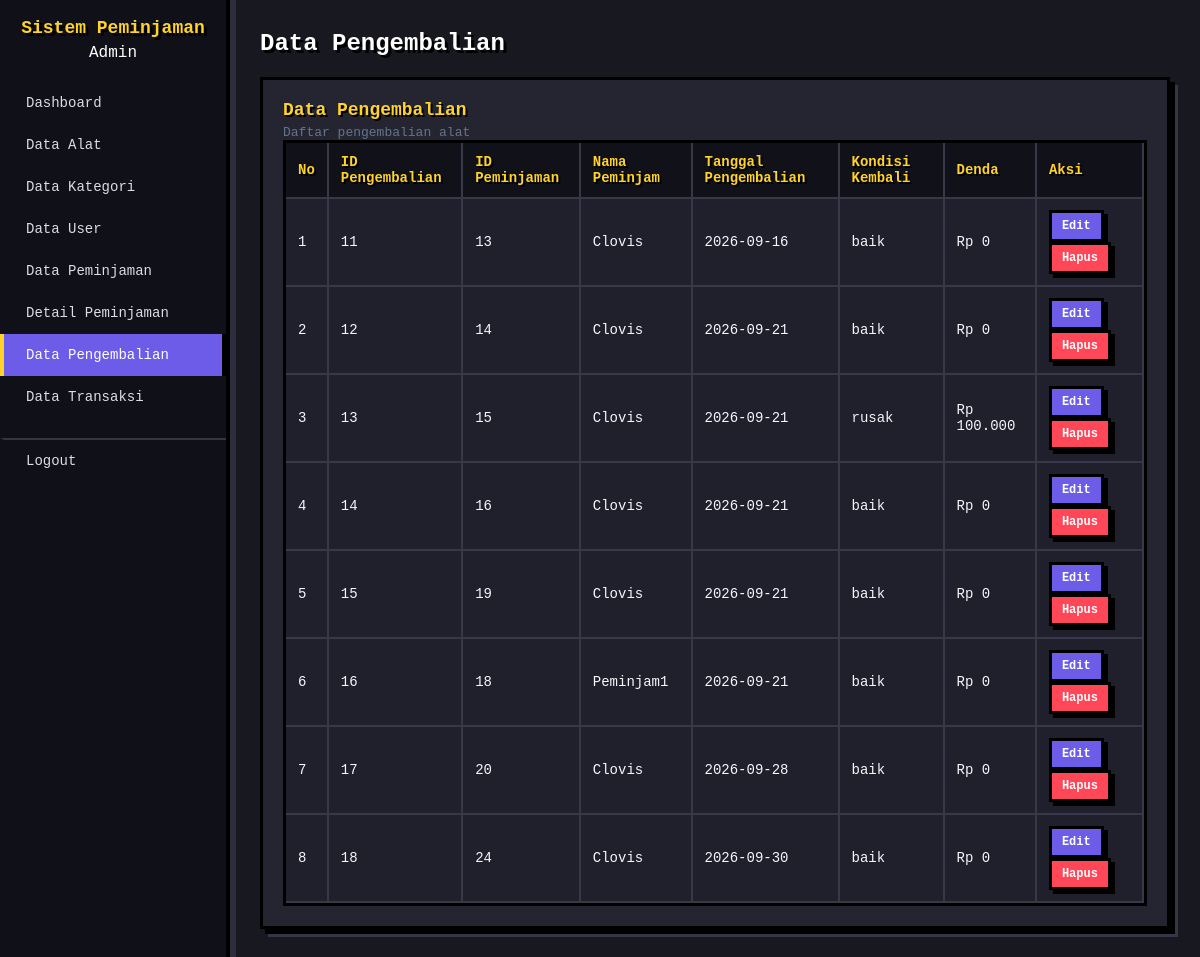
/app/data/pengembalian/pengembalian.php (signed in), run on the app's committed database.
### tables this page shows
CREATE TABLE `pengembalian` (
  `id_pengembalian` int(11) NOT NULL,
  `id_peminjaman` int(11) NOT NULL,
  `tanggal_pengembalian` date NOT NULL,
  `kondisi_kembali` varchar(50) NOT NULL,
  `denda` decimal(10,2) DEFAULT 0.00
);

CREATE TABLE `peminjaman` (
  `id_peminjaman` int(11) NOT NULL,
  `id_user` int(11) NOT NULL,
  `tanggal_peminjaman` date NOT NULL,
  `tanggal_rencana_kembali` date NOT NULL,
  `status` enum('Menunggu','Dipinjam','Selesai','Ditolak') NOT NULL
);

CREATE TABLE `user` (
  `id_user` int(11) NOT NULL,
  `nama_user` varchar(100) NOT NULL,
  `username` varchar(50) NOT NULL,
  `password` varchar(255) NOT NULL,
  `role` enum('Admin','Petugas','Peminjam') NOT NULL
);

### app/data/pengembalian/pengembalian.php (the view, shortened to what this page needs)
<?php
include "../../config/connection.php";
$query = "SELECT pengembalian.*,
                 peminjaman.id_peminjaman,
                 user.nama_user
          FROM pengembalian
          INNER JOIN peminjaman
          ON pengembalian.id_peminjaman = peminjaman.id_peminjaman
          INNER JOIN user
          ON peminjaman.id_user = user.id_user";
$data = $conn->query($query);
?>
<!DOCTYPE html>
<html>
<head>
    <link rel="stylesheet" href="/ProjectUKK/public/css/style.css?v=2">
</head>
<body>
    <div class="layout">
        <aside class="sidebar">
            <div class="sidebar-header">
                <h2>Sistem Peminjaman</h2>
                <div class="role">
                    <?= $_SESSION['role']; ?>
                </div>
            </div>
            <div class="sidebar-menu">
                <?php if ($_SESSION['role'] == 'Admin') { ?>
                    <a href="../../views/admin.php">
                        Dashboard
                    </a>
                    <a href="../alat/alat.php">
                        Data Alat
                    </a>
                    <a href="../kategori/kategori.php">
                        Data Kategori
                    </a>
                    <a href="../user/user.php">
                        Data User
                    </a>
                    <a href="../peminjaman/peminjaman.php">
                        Data Peminjaman
                    </a>
                    <a href="../detail_peminjaman/detail_peminjaman.php">
                        Detail Peminjaman
                    </a>
                    <a href="pengembalian.php" class="active">
                        Data Pengembalian
                    </a>
                    <a href="../transaksi/transaksi.php">
                        Data Transaksi
                    </a>
                <?php } ?>
                <a href="../../../public/logout.php" class="logout-menu">
                    Logout
                </a>
            </div>
        </aside>
        <main class="main">
            <div class="topbar">
                <h1>Data Pengembalian</h1>
            </div>
            <div class="card">
                <div class="toolbar">
                    <div>
                        <h2 style="margin:0;font-size:18px;">
                            Data Pengembalian
                        </h2>
                        <p style="margin:5px 0 0;color:#64748b;font-size:13px;">
                            Daftar pengembalian alat
                        </p>
                    </div>
                </div>
                <div style="overflow-x:auto;">
                    <table>
                        <tr>
                            <th>No</th>
                            <th>ID Pengembalian</th>
                            <th>ID Peminjaman</th>
                            <th>Nama Peminjam</th>
                            <th>Tanggal Pengembalian</th>
                            <th>Kondisi Kembali</th>
                            <th>Denda</th>
                            <th>Aksi</th>
                        </tr>
                        <?php
                        $no = 1;
                        while ($row = $data->fetch_assoc()) {
                            ?>
                            <tr>
                                <td>
                                    <?= $no++; ?>
                                </td>
                                <td>
                                    <?= $row['id_pengembalian']; ?>
                                </td>
                                <td>
                                    <?= $row['id_peminjaman']; ?>
                                </td>
                                <td>
                                    <?= $row['nama_user']; ?>
                                </td>
                                <td>
                                    <?= $row['tanggal_pengembalian']; ?>
                                </td>
                                <td>
                                    <?= $row['kondisi_kembali']; ?>
                                </td>
                                <td>
                                    Rp
                                    <?= number_format($row['denda'], 0, ',', '.'); ?>
                                </td>
                                <td>
                                    <a class="btn btn-primary btn-sm" href="edit.php?id=<?= $row['id_pengembalian']; ?>">
                                        Edit
                                    </a>
                                    <a class="btn btn-danger btn-sm" href="hapus.php?id=<?= $row['id_pengembalian']; ?>"
                                        onclick="return confirm('Yakin ingin menghapus data ini?');">
                                        Hapus
                                    </a>
                                </td>
                            </tr>
                        <?php } ?>
                    </table>
                </div>
            </div>
        </main>
    </div>
</body>
</html>

### public/css/style.css (style rules this page uses)
:root { --primary: #6c5ce7; --primary-dark: #4834d4; --danger: #ff4757; --success: #2ed573; --bg: #181820; --card: #252532; --border: #45455a; --text: #f5f6fa; --muted: #aaaabd; --yellow: #ffd32a; --radius: 0px; }
* { box-sizing: border-box; }
html { scroll-behavior: smooth; }
body { margin: 0; font-family: "Courier New", monospace; background: var(--bg); color: var(--text); image-rendering: pixelated; }
.layout { display: flex; min-height: 100vh; animation: pixelIn 0.35s ease; }
.sidebar { width: 230px; background: #101018; color: white; flex-shrink: 0; padding: 18px 0; border-right: 4px solid #000; box-shadow: 6px 0 0 #2d2d3d; }
.sidebar-header { text-align: center; padding: 0 15px; margin-bottom: 20px; }
.sidebar-header h2 { font-size: 18px; margin: 0 0 6px; color: var(--yellow); text-shadow: 3px 3px 0 #000; }
.sidebar-menu { list-style: none; padding: 0; margin: 0; }
.sidebar-menu a { display: block; padding: 13px 22px; color: #dcdcea; text-decoration: none; font-size: 14px; border-left: 4px solid transparent; transition: transform 0.1s, background 0.1s, color 0.1s; }
.sidebar-menu a.active { background: var(--primary); color: white; border-left: 4px solid var(--yellow); box-shadow: inset -4px 0 0 #000; }
.logout-menu { margin-top: 20px !important; border-top: 2px solid #353545; padding-top: 10px; }
.main { flex: 1; padding: 30px; max-width: 1200px; animation: pixelIn 0.45s ease; }
.topbar { margin-bottom: 20px; }
.topbar h1 { font-size: 24px; margin: 0 0 5px; color: white; text-shadow: 3px 3px 0 #000; }
.card { background: var(--card); border: 3px solid #000; border-radius: 0; padding: 20px; margin-bottom: 20px; box-shadow: 5px 5px 0 #000, 8px 8px 0 #353545; animation: pixelIn 0.4s ease; }
.card h2 { margin-top: 0; color: var(--yellow); text-shadow: 2px 2px 0 #000; }
table { width: 100%; border-collapse: separate; border-spacing: 0; background: #20202c; font-size: 14px; border: 3px solid #000; }
th, td { padding: 11px 12px; border-right: 2px solid #383849; border-bottom: 2px solid #383849; text-align: left; }
th { background: #11111a; color: var(--yellow); font-weight: bold; text-shadow: 2px 2px 0 #000; }
.btn { display: inline-block; padding: 9px 16px; border-radius: 0; border: 3px solid #000; cursor: pointer; font-family: "Courier New", monospace; font-size: 13px; font-weight: bold; text-decoration: none; box-shadow: 4px 4px 0 #000; transition: transform 0.1s, box-shadow 0.1s; }
.btn-primary { background: var(--primary); color: white; }
.btn-danger { background: var(--danger); color: white; }
.btn-sm { padding: 6px 10px; font-size: 12px; }

### data on the page
pengembalian: id_pengembalian "11", id_peminjaman.id_peminjaman "13", user.nama_user "Clovis", tanggal_pengembalian "2026-09-16", kondisi_kembali "baik", denda "0"
pengembalian: id_pengembalian "12", id_peminjaman.id_peminjaman "14", user.nama_user "Clovis", tanggal_pengembalian "2026-09-21", kondisi_kembali "baik", denda "0"
pengembalian: id_pengembalian "13", id_peminjaman.id_peminjaman "15", user.nama_user "Clovis", tanggal_pengembalian "2026-09-21", kondisi_kembali "rusak", denda "100.000"
pengembalian: id_pengembalian "14", id_peminjaman.id_peminjaman "16", user.nama_user "Clovis", tanggal_pengembalian "2026-09-21", kondisi_kembali "baik", denda "0"
pengembalian: id_pengembalian "15", id_peminjaman.id_peminjaman "19", user.nama_user "Clovis", tanggal_pengembalian "2026-09-21", kondisi_kembali "baik", denda "0"
pengembalian: id_pengembalian "16", id_peminjaman.id_peminjaman "18", user.nama_user "Peminjam1", tanggal_pengembalian "2026-09-21", kondisi_kembali "baik", denda "0"
pengembalian: id_pengembalian "17", id_peminjaman.id_peminjaman "20", user.nama_user "Clovis", tanggal_pengembalian "2026-09-28", kondisi_kembali "baik", denda "0"
pengembalian: id_pengembalian "18", id_peminjaman.id_peminjaman "24", user.nama_user "Clovis", tanggal_pengembalian "2026-09-30", kondisi_kembali "baik", denda "0"

### other printed values
$_SESSION['role'] "Admin"
